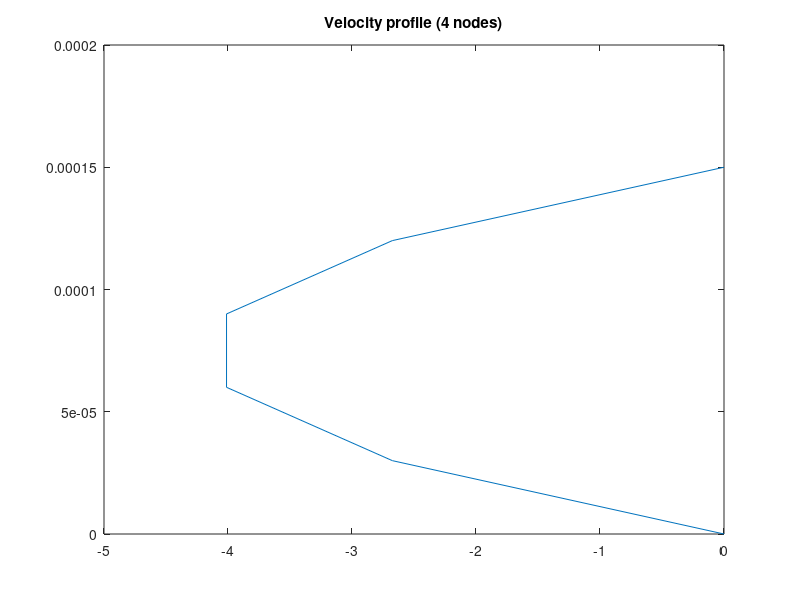
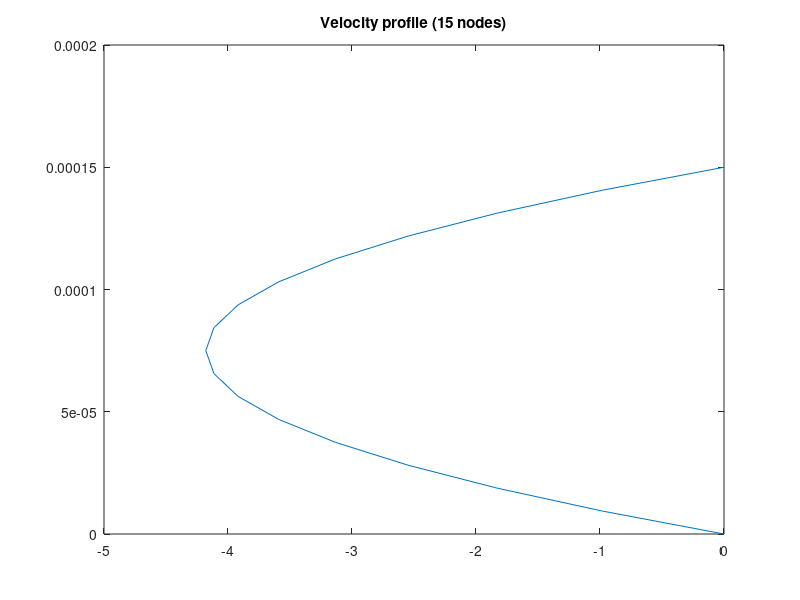

Source code (MATLAB) for these figures, in order:
%{
room temperature 25 centigrade, H2O  coefficient of viscosity u= 0.8949e-3 Pas
b =150 microns = 1.5e-4 m
delta P/L = 1atm / 3 inch = 101325 Pa/ (3*0.0254) m = 1.3297e+6 Pa/m;
%}
%% a), 4 nodes
y=linspace(0,1.5e-4,6)';
deltay= 1.5e-4/5;
G=-1.3297e+6/0.8949e-3*deltay^2.*ones(4,1)
A=[2 -1 0 0; -1 2 -1 0; 0 -1 2 -1; 0 0 -1 2] % coefficients A is a sparse and banded matrix
v=A\G;
v=[0;v;0]; % add v(0)=0, v(B)=0 as the boundry condition.
figure
plot(v,y); % negetive velocity indicate the direction 
title('Velocity profile (4 nodes)')

%% b, 15 nodes;
n=15;
y=linspace(0,1.5e-4,n+2);
deltay=1.5e-4/(n+1);
G=-1.3297e+6/0.8949e-3*deltay^2.*ones(n,1);
A= zeros(n,n);
for i=2:1:n
    A(i,i)=2;
    A(i-1,i)=-1;
    A(i,i-1)=-1;
end
A(1,1)=2;
A(n,n)=2;
v=A\G;
v=[0;v;0];
figure
plot(v,y);
title('Velocity profile (15 nodes)')









